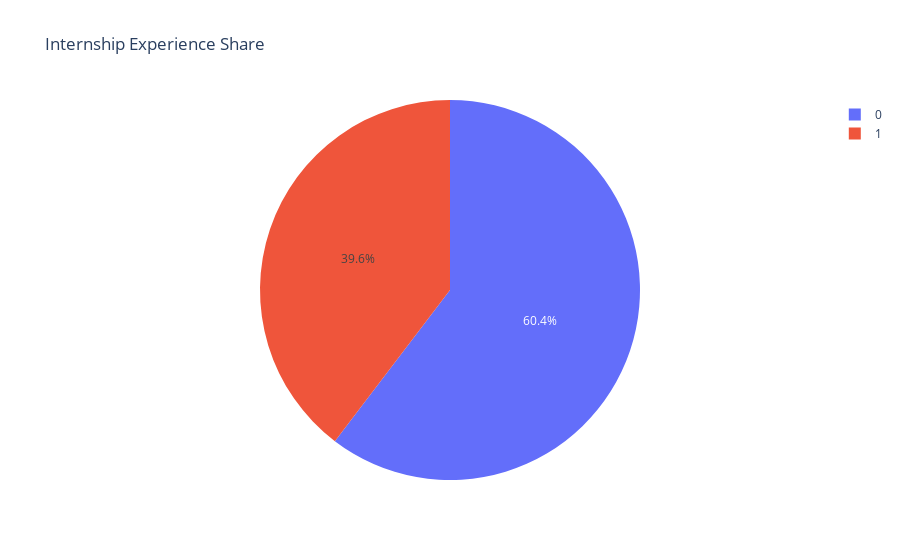

The code cell stored with this chart in its notebook:
### Markdown cell above
# Internship Experience Share

### Code cell
fig = px.pie(df, names='Internship_Experience', title='Internship Experience Share')
fig.show()

### Figure 1 — Plotly figure (JSON) as saved in the notebook; plotly's stock layout.template omitted (floating-point values rounded to 4 significant figures; data arrays with more than 128 entries replaced by an {"elided": "..."} marker saying what was removed)
{"data": [{"domain": {"x": [0, 1], "y": [0, 1]}, "hovertemplate": "Internship_Experience=%{label}<extra></extra>", "labels": {"elided": "10000 int values"}, "legendgroup": "", "name": "", "showlegend": true, "type": "pie"}], "layout": {"legend": {"tracegroupgap": 0}, "title": {"text": "Internship Experience Share"}}}
